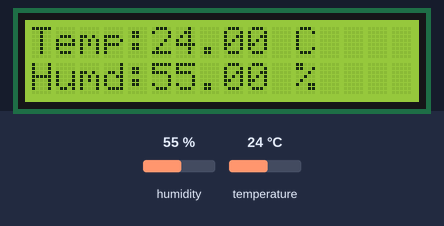
Recording of a sketch running on a simulated ESP32. On the bench: 16×2 character LCD. The test bench sets the inputs (shaded band); at power-on: humidity 55 %, temperature 24 °C.

Above: at 1.2 s.
1.3 s: humidity set to 22 %
At 3.3 s:
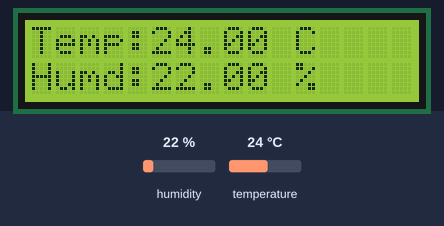
4.1 s: temperature set to 12 °C
At 5.4 s:
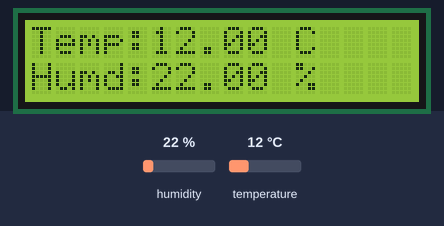
6.9 s: humidity set to 40 %
At 9.6 s:
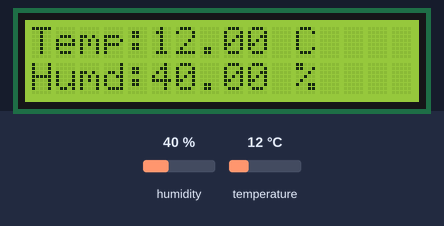
9.9 s: temperature set to 19 °C
At 11.7 s:
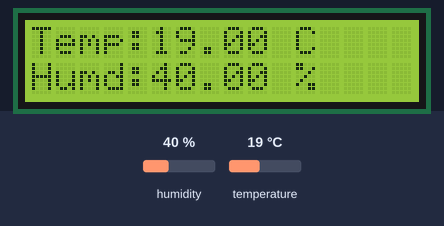
Timing chart, 0 to 13.2 s (numbered marks = the images above; inputs shaded):
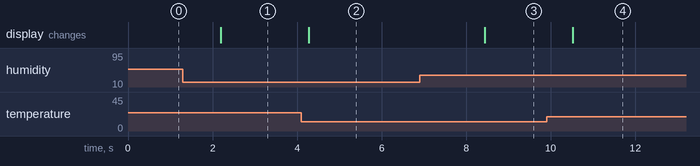

Measured:
- after the input at 1.3 s, the display: changes after 0.90 s (image 1)
- after the input at 4.1 s, the display: changes after 0.18 s (image 2)
- after the input at 6.9 s, the display: changes after 1.5 s (image 3)
- after the input at 9.9 s, the display: changes after 0.62 s (image 4)

The sketch:

basic_tenperature_and_humidity_monitoring.ino
```cpp
/* project Name:- Basic temperature and humidity mnitor
-----------------------------------------------------------------------------------------------
Real-time temperature and humidity monitoring System.
using ESP32, DHT11, and a 16x2 I2C LCD display.
-----------------------------------------------------------------------------------------------
*/

#include <Wire.h>                                    // I2C communication library
#include <LiquidCrystal_I2C.h>                       // I2C LCD library
#include <Adafruit_Sensor.h>                         // Adafruit sensor support library
#include <DHT.h>                                     // DHT sensor library

const int dhtPin = 4;                                 // DHT11 data pin connected to GPIO 4
#define DHTTYPE DHT11                                 // Define sensor type as DHT11

DHT dht(dhtPin, DHTTYPE);                            // Create DHT sensor object

LiquidCrystal_I2C lcd(0x27, 16,2);                  // Create 16x2 LCD object with I2C address 0x27

void setup(){
  Wire.begin(21,22);                               // Initialize I2C (SDA = GPIO21, SCL = GPIO22)

  lcd.init();
  lcd.backlight();

  dht.begin();                                  // Initialize DHT11 sensor

}

void loop(){
  float humidity = dht.readHumidity();                             // Read humidity value

  float temperature = dht.readTemperature();                       // Read temperature value in Celsius

  if (isnan(humidity) || isnan(temperature)) {                     // Check if sensor reading failed
    lcd.setCursor(0,0);                                            // Move cursor to first row
    lcd.print("Failed to read");                                    // display error massage
    lcd.setCursor(0,1);
    lcd.print("****************");
    delay(2000);                                                   // Wait 2 seconds
    return;                                                       // Exit current loop iteration
  }
  lcd.setCursor(0,0);                                       // Move cursor to first row
  lcd.print("Temp:");                                      // Display temperature label
  lcd.print(temperature);                                // Display temperature value
  lcd.print(" C  ");                                    // Display Celsius unit


  lcd.setCursor(0,1);                                   // Move cursor to second row
  lcd.print("Humd:");                                   // Display humidity label
  lcd.print(humidity);                                 // Display humidity value
  lcd.print(" %    ");                                     // Display percentage symbol

  delay(1000);                                             // Update every 1 second
}
```
